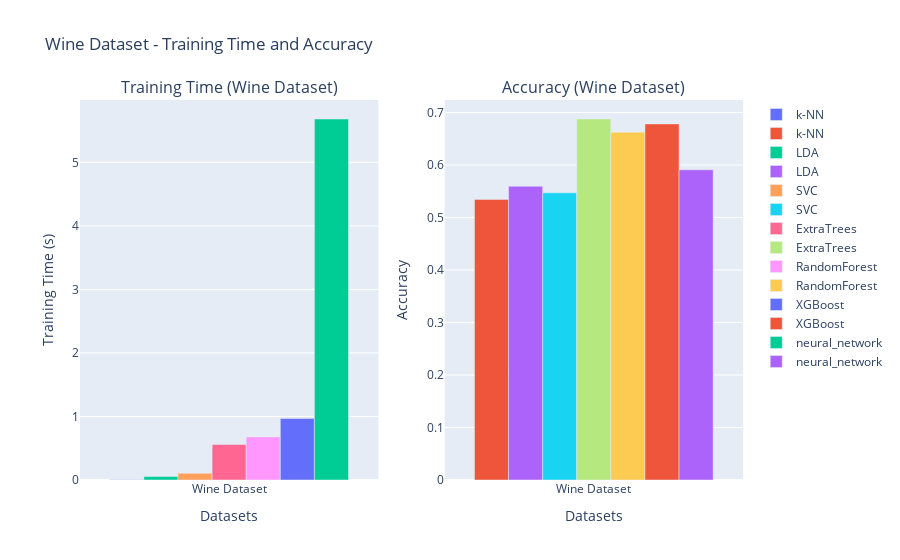
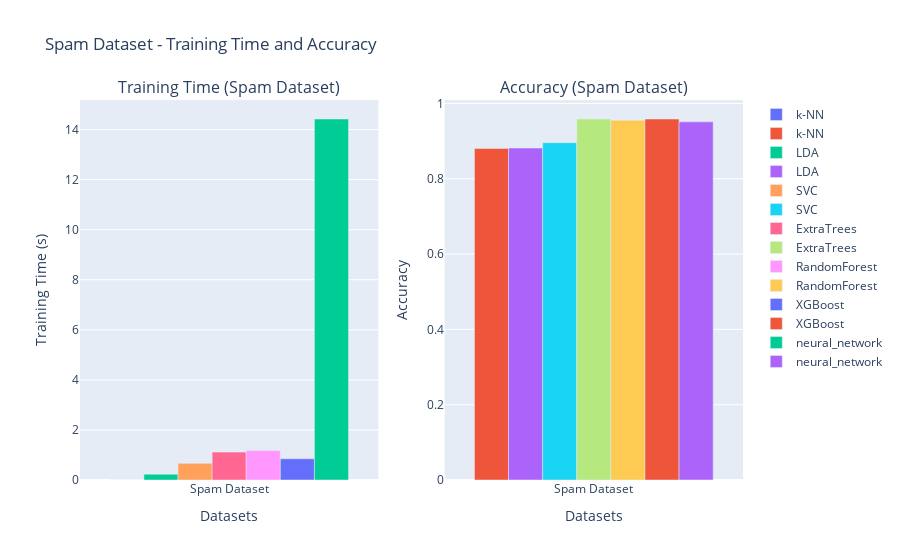
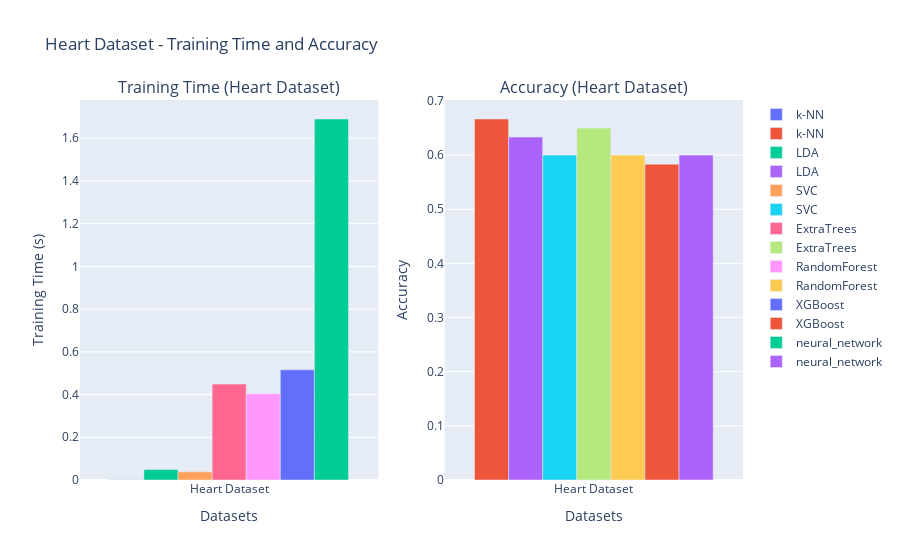
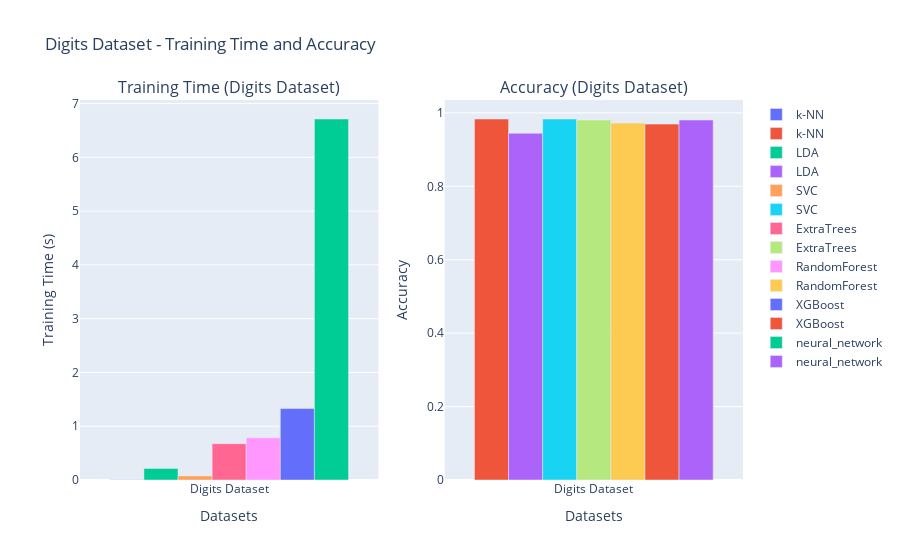

Here is the notebook cell these charts were saved with, in order:
### Code cell
import plotly.graph_objs as go
from plotly.subplots import make_subplots

def plot_training_time_and_accuracy(datasets, dataset_name):
    dataset_names = list(datasets.keys())
    model_names = list(datasets[dataset_names[0]].keys())

    training_times = []
    accuracy_values = []

    for name in dataset_names:
        if name == dataset_name:
            training_times.append([datasets[name][model_name]['elapsed_time'] for model_name in model_names])
            accuracy_values.append([datasets[name][model_name]['accuracy'] for model_name in model_names])

    fig = make_subplots(rows=1, cols=2, subplot_titles=(f"Training Time ({dataset_name})", f"Accuracy ({dataset_name})"))

    for i, model_name in enumerate(model_names):
        fig.add_trace(go.Bar(x=[dataset_name], y=[training_times[0][i]], name=model_name), row=1, col=1)
        fig.add_trace(go.Bar(x=[dataset_name], y=[accuracy_values[0][i]], name=model_name), row=1, col=2)

    fig.update_xaxes(title_text="Datasets", row=1, col=1)
    fig.update_xaxes(title_text="Datasets", row=1, col=2)
    fig.update_yaxes(title_text="Training Time (s)", row=1, col=1)
    fig.update_yaxes(title_text="Accuracy", row=1, col=2)

    fig.update_layout(title=f"{dataset_name} - Training Time and Accuracy", showlegend=True, barmode='group')
    fig.show()

def plot_all_classifiers(datasets, dataset_name):
    plot_training_time_and_accuracy(datasets, dataset_name)

dataset_names_classification = ['Wine Dataset', 'Spam Dataset', 'Heart Dataset', 'Digits Dataset']
all_results_classification = {
    'Wine Dataset': results_wine,
    'Spam Dataset': results_spam,
    'Heart Dataset': results_heart,
    'Digits Dataset': results_digits
}

for dataset_name in dataset_names_classification:
    plot_all_classifiers(all_results_classification, dataset_name)

### Figure 1 — Plotly figure (JSON) as saved in the notebook; plotly's stock layout.template omitted (floating-point values rounded to 4 significant figures)
{"data": [{"name": "k-NN", "type": "bar", "x": ["Wine Dataset"], "xaxis": "x", "y": [0.002237], "yaxis": "y"}, {"name": "k-NN", "type": "bar", "x": ["Wine Dataset"], "xaxis": "x2", "y": [0.5344], "yaxis": "y2"}, {"name": "LDA", "type": "bar", "x": ["Wine Dataset"], "xaxis": "x", "y": [0.05648], "yaxis": "y"}, {"name": "LDA", "type": "bar", "x": ["Wine Dataset"], "xaxis": "x2", "y": [0.5594], "yaxis": "y2"}, {"name": "SVC", "type": "bar", "x": ["Wine Dataset"], "xaxis": "x", "y": [0.1053], "yaxis": "y"}, {"name": "SVC", "type": "bar", "x": ["Wine Dataset"], "xaxis": "x2", "y": [0.5469], "yaxis": "y2"}, {"name": "ExtraTrees", "type": "bar", "x": ["Wine Dataset"], "xaxis": "x", "y": [0.5586], "yaxis": "y"}, {"name": "ExtraTrees", "type": "bar", "x": ["Wine Dataset"], "xaxis": "x2", "y": [0.6875], "yaxis": "y2"}, {"name": "RandomForest", "type": "bar", "x": ["Wine Dataset"], "xaxis": "x", "y": [0.6785], "yaxis": "y"}, {"name": "RandomForest", "type": "bar", "x": ["Wine Dataset"], "xaxis": "x2", "y": [0.6625], "yaxis": "y2"}, {"name": "XGBoost", "type": "bar", "x": ["Wine Dataset"], "xaxis": "x", "y": [0.9673], "yaxis": "y"}, {"name": "XGBoost", "type": "bar", "x": ["Wine Dataset"], "xaxis": "x2", "y": [0.6781], "yaxis": "y2"}, {"name": "neural_network", "type": "bar", "x": ["Wine Dataset"], "xaxis": "x", "y": [5.682], "yaxis": "y"}, {"name": "neural_network", "type": "bar", "x": ["Wine Dataset"], "xaxis": "x2", "y": [0.5906], "yaxis": "y2"}], "layout": {"annotations": [{"font": {"size": 16}, "showarrow": false, "text": "Training Time (Wine Dataset)", "x": 0.225, "xanchor": "center", "xref": "paper", "y": 1, "yanchor": "bottom", "yref": "paper"}, {"font": {"size": 16}, "showarrow": false, "text": "Accuracy (Wine Dataset)", "x": 0.775, "xanchor": "center", "xref": "paper", "y": 1, "yanchor": "bottom", "yref": "paper"}], "barmode": "group", "showlegend": true, "title": {"text": "Wine Dataset - Training Time and Accuracy"}, "xaxis": {"anchor": "y", "domain": [0, 0.45], "title": {"text": "Datasets"}}, "xaxis2": {"anchor": "y2", "domain": [0.55, 1], "title": {"text": "Datasets"}}, "yaxis": {"anchor": "x", "domain": [0, 1], "title": {"text": "Training Time (s)"}}, "yaxis2": {"anchor": "x2", "domain": [0, 1], "title": {"text": "Accuracy"}}}}

### Figure 2 — Plotly figure (JSON) as saved in the notebook; plotly's stock layout.template omitted (floating-point values rounded to 4 significant figures)
{"data": [{"name": "k-NN", "type": "bar", "x": ["Spam Dataset"], "xaxis": "x", "y": [0.001708], "yaxis": "y"}, {"name": "k-NN", "type": "bar", "x": ["Spam Dataset"], "xaxis": "x2", "y": [0.8806], "yaxis": "y2"}, {"name": "LDA", "type": "bar", "x": ["Spam Dataset"], "xaxis": "x", "y": [0.2338], "yaxis": "y"}, {"name": "LDA", "type": "bar", "x": ["Spam Dataset"], "xaxis": "x2", "y": [0.8817], "yaxis": "y2"}, {"name": "SVC", "type": "bar", "x": ["Spam Dataset"], "xaxis": "x", "y": [0.6657], "yaxis": "y"}, {"name": "SVC", "type": "bar", "x": ["Spam Dataset"], "xaxis": "x2", "y": [0.8958], "yaxis": "y2"}, {"name": "ExtraTrees", "type": "bar", "x": ["Spam Dataset"], "xaxis": "x", "y": [1.114], "yaxis": "y"}, {"name": "ExtraTrees", "type": "bar", "x": ["Spam Dataset"], "xaxis": "x2", "y": [0.9587], "yaxis": "y2"}, {"name": "RandomForest", "type": "bar", "x": ["Spam Dataset"], "xaxis": "x", "y": [1.174], "yaxis": "y"}, {"name": "RandomForest", "type": "bar", "x": ["Spam Dataset"], "xaxis": "x2", "y": [0.9555], "yaxis": "y2"}, {"name": "XGBoost", "type": "bar", "x": ["Spam Dataset"], "xaxis": "x", "y": [0.8486], "yaxis": "y"}, {"name": "XGBoost", "type": "bar", "x": ["Spam Dataset"], "xaxis": "x2", "y": [0.9587], "yaxis": "y2"}, {"name": "neural_network", "type": "bar", "x": ["Spam Dataset"], "xaxis": "x", "y": [14.42], "yaxis": "y"}, {"name": "neural_network", "type": "bar", "x": ["Spam Dataset"], "xaxis": "x2", "y": [0.9511], "yaxis": "y2"}], "layout": {"annotations": [{"font": {"size": 16}, "showarrow": false, "text": "Training Time (Spam Dataset)", "x": 0.225, "xanchor": "center", "xref": "paper", "y": 1, "yanchor": "bottom", "yref": "paper"}, {"font": {"size": 16}, "showarrow": false, "text": "Accuracy (Spam Dataset)", "x": 0.775, "xanchor": "center", "xref": "paper", "y": 1, "yanchor": "bottom", "yref": "paper"}], "barmode": "group", "showlegend": true, "title": {"text": "Spam Dataset - Training Time and Accuracy"}, "xaxis": {"anchor": "y", "domain": [0, 0.45], "title": {"text": "Datasets"}}, "xaxis2": {"anchor": "y2", "domain": [0.55, 1], "title": {"text": "Datasets"}}, "yaxis": {"anchor": "x", "domain": [0, 1], "title": {"text": "Training Time (s)"}}, "yaxis2": {"anchor": "x2", "domain": [0, 1], "title": {"text": "Accuracy"}}}}

### Figure 3 — Plotly figure (JSON) as saved in the notebook; plotly's stock layout.template omitted (floating-point values rounded to 4 significant figures)
{"data": [{"name": "k-NN", "type": "bar", "x": ["Heart Dataset"], "xaxis": "x", "y": [0.001215], "yaxis": "y"}, {"name": "k-NN", "type": "bar", "x": ["Heart Dataset"], "xaxis": "x2", "y": [0.6667], "yaxis": "y2"}, {"name": "LDA", "type": "bar", "x": ["Heart Dataset"], "xaxis": "x", "y": [0.04859], "yaxis": "y"}, {"name": "LDA", "type": "bar", "x": ["Heart Dataset"], "xaxis": "x2", "y": [0.6333], "yaxis": "y2"}, {"name": "SVC", "type": "bar", "x": ["Heart Dataset"], "xaxis": "x", "y": [0.03806], "yaxis": "y"}, {"name": "SVC", "type": "bar", "x": ["Heart Dataset"], "xaxis": "x2", "y": [0.6], "yaxis": "y2"}, {"name": "ExtraTrees", "type": "bar", "x": ["Heart Dataset"], "xaxis": "x", "y": [0.449], "yaxis": "y"}, {"name": "ExtraTrees", "type": "bar", "x": ["Heart Dataset"], "xaxis": "x2", "y": [0.65], "yaxis": "y2"}, {"name": "RandomForest", "type": "bar", "x": ["Heart Dataset"], "xaxis": "x", "y": [0.404], "yaxis": "y"}, {"name": "RandomForest", "type": "bar", "x": ["Heart Dataset"], "xaxis": "x2", "y": [0.6], "yaxis": "y2"}, {"name": "XGBoost", "type": "bar", "x": ["Heart Dataset"], "xaxis": "x", "y": [0.5159], "yaxis": "y"}, {"name": "XGBoost", "type": "bar", "x": ["Heart Dataset"], "xaxis": "x2", "y": [0.5833], "yaxis": "y2"}, {"name": "neural_network", "type": "bar", "x": ["Heart Dataset"], "xaxis": "x", "y": [1.69], "yaxis": "y"}, {"name": "neural_network", "type": "bar", "x": ["Heart Dataset"], "xaxis": "x2", "y": [0.6], "yaxis": "y2"}], "layout": {"annotations": [{"font": {"size": 16}, "showarrow": false, "text": "Training Time (Heart Dataset)", "x": 0.225, "xanchor": "center", "xref": "paper", "y": 1, "yanchor": "bottom", "yref": "paper"}, {"font": {"size": 16}, "showarrow": false, "text": "Accuracy (Heart Dataset)", "x": 0.775, "xanchor": "center", "xref": "paper", "y": 1, "yanchor": "bottom", "yref": "paper"}], "barmode": "group", "showlegend": true, "title": {"text": "Heart Dataset - Training Time and Accuracy"}, "xaxis": {"anchor": "y", "domain": [0, 0.45], "title": {"text": "Datasets"}}, "xaxis2": {"anchor": "y2", "domain": [0.55, 1], "title": {"text": "Datasets"}}, "yaxis": {"anchor": "x", "domain": [0, 1], "title": {"text": "Training Time (s)"}}, "yaxis2": {"anchor": "x2", "domain": [0, 1], "title": {"text": "Accuracy"}}}}

### Figure 4 — Plotly figure (JSON) as saved in the notebook; plotly's stock layout.template omitted (floating-point values rounded to 4 significant figures)
{"data": [{"name": "k-NN", "type": "bar", "x": ["Digits Dataset"], "xaxis": "x", "y": [0.003104], "yaxis": "y"}, {"name": "k-NN", "type": "bar", "x": ["Digits Dataset"], "xaxis": "x2", "y": [0.9833], "yaxis": "y2"}, {"name": "LDA", "type": "bar", "x": ["Digits Dataset"], "xaxis": "x", "y": [0.2159], "yaxis": "y"}, {"name": "LDA", "type": "bar", "x": ["Digits Dataset"], "xaxis": "x2", "y": [0.9444], "yaxis": "y2"}, {"name": "SVC", "type": "bar", "x": ["Digits Dataset"], "xaxis": "x", "y": [0.07643], "yaxis": "y"}, {"name": "SVC", "type": "bar", "x": ["Digits Dataset"], "xaxis": "x2", "y": [0.9833], "yaxis": "y2"}, {"name": "ExtraTrees", "type": "bar", "x": ["Digits Dataset"], "xaxis": "x", "y": [0.6762], "yaxis": "y"}, {"name": "ExtraTrees", "type": "bar", "x": ["Digits Dataset"], "xaxis": "x2", "y": [0.9806], "yaxis": "y2"}, {"name": "RandomForest", "type": "bar", "x": ["Digits Dataset"], "xaxis": "x", "y": [0.7849], "yaxis": "y"}, {"name": "RandomForest", "type": "bar", "x": ["Digits Dataset"], "xaxis": "x2", "y": [0.9722], "yaxis": "y2"}, {"name": "XGBoost", "type": "bar", "x": ["Digits Dataset"], "xaxis": "x", "y": [1.33], "yaxis": "y"}, {"name": "XGBoost", "type": "bar", "x": ["Digits Dataset"], "xaxis": "x2", "y": [0.9694], "yaxis": "y2"}, {"name": "neural_network", "type": "bar", "x": ["Digits Dataset"], "xaxis": "x", "y": [6.713], "yaxis": "y"}, {"name": "neural_network", "type": "bar", "x": ["Digits Dataset"], "xaxis": "x2", "y": [0.9806], "yaxis": "y2"}], "layout": {"annotations": [{"font": {"size": 16}, "showarrow": false, "text": "Training Time (Digits Dataset)", "x": 0.225, "xanchor": "center", "xref": "paper", "y": 1, "yanchor": "bottom", "yref": "paper"}, {"font": {"size": 16}, "showarrow": false, "text": "Accuracy (Digits Dataset)", "x": 0.775, "xanchor": "center", "xref": "paper", "y": 1, "yanchor": "bottom", "yref": "paper"}], "barmode": "group", "showlegend": true, "title": {"text": "Digits Dataset - Training Time and Accuracy"}, "xaxis": {"anchor": "y", "domain": [0, 0.45], "title": {"text": "Datasets"}}, "xaxis2": {"anchor": "y2", "domain": [0.55, 1], "title": {"text": "Datasets"}}, "yaxis": {"anchor": "x", "domain": [0, 1], "title": {"text": "Training Time (s)"}}, "yaxis2": {"anchor": "x2", "domain": [0, 1], "title": {"text": "Accuracy"}}}}
